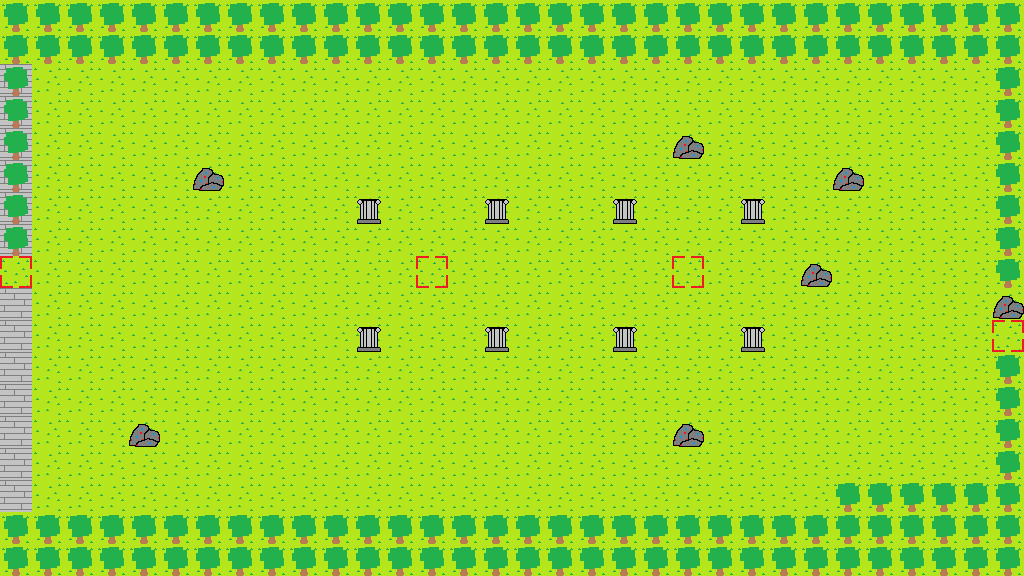

Tiled map render using the project's own tile images. Description and the map definition, with tile-layer contents summarised, below:
An orthogonal 32x18 tile map with 32x32 px tiles, 3 tile layers (Ground, Decoration, Misc) and 96 objects (71x TREE, 13x WALL, 8x COLUMN, 4x DOOR).

<map version="1.0" orientation="orthogonal" renderorder="right-down" width="32" height="18" tilewidth="32" tileheight="32" nextobjectid="1115">
 <tileset firstgid="1" name="wildtileset" tilewidth="32" tileheight="32" tilecount="26" columns="12">
  <image source="wildtileset.png" width="384" height="64" />
 </tileset>
 <layer name="Ground" width="32" height="18">
  <data>[576 cells, 576 non-empty, 1 distinct tile ids]</data>
 </layer>
 <layer name="Decoration" width="32" height="18">
  <data>[576 cells, 96 non-empty, 5 distinct tile ids]</data>
 </layer>
 <objectgroup name="Collision" visible="0">
  <object id="669" name="wilderness_west;950;256" type="DOOR" x="0" y="256" width="31.5" height="31.5">
   <properties>
    <property name="isImmobile" type="bool" value="true" />
   </properties>
  </object>
  <object id="670" name="arena;1000;250" type="DOOR" x="416" y="256" width="31.5" height="31.5">
   <properties>
    <property name="isImmobile" type="bool" value="true" />
   </properties>
  </object>
  <object id="671" name="wilderness_east;80;300" type="DOOR" x="992" y="320" width="31.5" height="31.5">
   <properties>
    <property name="isImmobile" type="bool" value="true" />
   </properties>
  </object>
  <object id="1018" name="Wall" type="WALL" x="0" y="65" width="32" height="32" />
  <object id="1019" name="Wall" type="WALL" x="0" y="97" width="32" height="32" />
  <object id="1020" name="Wall" type="WALL" x="0" y="129" width="32" height="32" />
  <object id="1021" name="Wall" type="WALL" x="0" y="161" width="32" height="32" />
  <object id="1022" name="Wall" type="WALL" x="0" y="193" width="32" height="32" />
  <object id="1023" name="Wall" type="WALL" x="0" y="225" width="32" height="32" />
  <object id="1024" name="Wall" type="WALL" x="0" y="289" width="32" height="32" />
  <object id="1025" name="Wall" type="WALL" x="0" y="321" width="32" height="32" />
  <object id="1026" name="Wall" type="WALL" x="0" y="353" width="32" height="32" />
  <object id="1027" name="Wall" type="WALL" x="0" y="385" width="32" height="32" />
  <object id="1028" name="Wall" type="WALL" x="0" y="417" width="32" height="32" />
  <object id="1029" name="Wall" type="WALL" x="0" y="449" width="32" height="32" />
  <object id="1030" name="Wall" type="WALL" x="0" y="481" width="32" height="32" />
  <object id="1035" name="Tree" type="TREE" x="0" y="31" width="32" height="32" />
  <object id="1036" name="Tree" type="TREE" x="32" y="31" width="32" height="32" />
  <object id="1037" name="Tree" type="TREE" x="64" y="31" width="32" height="32" />
  <object id="1038" name="Tree" type="TREE" x="96" y="31" width="32" height="32" />
  <object id="1039" name="Tree" type="TREE" x="128" y="31" width="32" height="32" />
  <object id="1040" name="Tree" type="TREE" x="160" y="31" width="32" height="32" />
  <object id="1041" name="Tree" type="TREE" x="192" y="31" width="32" height="32" />
  <object id="1042" name="Tree" type="TREE" x="224" y="31" width="32" height="32" />
  <object id="1043" name="Tree" type="TREE" x="256" y="31" width="32" height="32" />
  <object id="1044" name="Tree" type="TREE" x="288" y="31" width="32" height="32" />
  <object id="1045" name="Tree" type="TREE" x="320" y="31" width="32" height="32" />
  <object id="1046" name="Tree" type="TREE" x="352" y="31" width="32" height="32" />
  <object id="1047" name="Tree" type="TREE" x="384" y="31" width="32" height="32" />
  <object id="1048" name="Tree" type="TREE" x="416" y="31" width="32" height="32" />
  <object id="1049" name="Tree" type="TREE" x="448" y="31" width="32" height="32" />
  <object id="1050" name="Tree" type="TREE" x="480" y="31" width="32" height="32" />
  <object id="1051" name="Tree" type="TREE" x="512" y="31" width="32" height="32" />
  <object id="1052" name="Tree" type="TREE" x="544" y="31" width="32" height="32" />
  <object id="1053" name="Tree" type="TREE" x="576" y="31" width="32" height="32" />
  <object id="1054" name="Tree" type="TREE" x="608" y="31" width="32" height="32" />
  <object id="1055" name="Tree" type="TREE" x="640" y="31" width="32" height="32" />
  <object id="1056" name="Tree" type="TREE" x="672" y="31" width="32" height="32" />
  <object id="1057" name="Tree" type="TREE" x="704" y="31" width="32" height="32" />
  <object id="1058" name="Tree" type="TREE" x="736" y="31" width="32" height="32" />
  <object id="1059" name="Tree" type="TREE" x="768" y="31" width="32" height="32" />
  <object id="1060" name="Tree" type="TREE" x="800" y="31" width="32" height="32" />
  <object id="1061" name="Tree" type="TREE" x="832" y="31" width="32" height="32" />
  <object id="1062" name="Tree" type="TREE" x="864" y="31" width="32" height="32" />
  <object id="1063" name="Tree" type="TREE" x="896" y="31" width="32" height="32" />
  <object id="1064" name="Tree" type="TREE" x="928" y="31" width="32" height="32" />
  <object id="1065" name="Tree" type="TREE" x="960" y="31" width="32" height="32" />
  <object id="1066" name="Tree" type="TREE" x="992" y="31" width="32" height="32" />
  <object id="1067" name="Tree" type="TREE" x="672" y="127" width="32" height="32" />
  <object id="1068" name="Tree" type="TREE" x="192" y="159" width="32" height="32" />
  <object id="1069" name="Tree" type="TREE" x="832" y="159" width="32" height="32" />
  <object id="1070" name="Tree" type="TREE" x="800" y="255" width="32" height="32" />
  <object id="1071" name="Tree" type="TREE" x="128" y="415" width="32" height="32" />
  <object id="1072" name="Tree" type="TREE" x="672" y="415" width="32" height="32" />
  <object id="1073" name="Tree" type="TREE" x="832" y="479" width="32" height="32" />
  <object id="1074" name="Tree" type="TREE" x="864" y="479" width="32" height="32" />
  <object id="1075" name="Tree" type="TREE" x="896" y="479" width="32" height="32" />
  <object id="1076" name="Tree" type="TREE" x="928" y="479" width="32" height="32" />
  <object id="1077" name="Tree" type="TREE" x="960" y="479" width="32" height="32" />
  <object id="1078" name="Tree" type="TREE" x="992" y="479" width="32" height="32" />
  <object id="1079" name="Tree" type="TREE" x="0" y="511" width="32" height="32" />
  <object id="1080" name="Tree" type="TREE" x="32" y="511" width="32" height="32" />
  <object id="1081" name="Tree" type="TREE" x="64" y="511" width="32" height="32" />
  <object id="1082" name="Tree" type="TREE" x="96" y="511" width="32" height="32" />
  <object id="1083" name="Tree" type="TREE" x="128" y="511" width="32" height="32" />
  <object id="1084" name="Tree" type="TREE" x="160" y="511" width="32" height="32" />
  <object id="1085" name="Tree" type="TREE" x="192" y="511" width="32" height="32" />
  <object id="1086" name="Tree" type="TREE" x="224" y="511" width="32" height="32" />
  <object id="1087" name="Tree" type="TREE" x="256" y="511" width="32" height="32" />
  <object id="1088" name="Tree" type="TREE" x="288" y="511" width="32" height="32" />
  <object id="1089" name="Tree" type="TREE" x="320" y="511" width="32" height="32" />
  <object id="1090" name="Tree" type="TREE" x="352" y="511" width="32" height="32" />
  <object id="1091" name="Tree" type="TREE" x="384" y="511" width="32" height="32" />
  <object id="1092" name="Tree" type="TREE" x="416" y="511" width="32" height="32" />
  <object id="1093" name="Tree" type="TREE" x="448" y="511" width="32" height="32" />
  <object id="1094" name="Tree" type="TREE" x="480" y="511" width="32" height="32" />
  <object id="1095" name="Tree" type="TREE" x="512" y="511" width="32" height="32" />
  <object id="1096" name="Tree" type="TREE" x="544" y="511" width="32" height="32" />
  <object id="1097" name="Tree" type="TREE" x="576" y="511" width="32" height="32" />
  <object id="1098" name="Tree" type="TREE" x="608" y="511" width="32" height="32" />
  </objectgroup>
 <layer name="Misc" width="32" height="18">
  <data>[576 cells, 88 non-empty, 2 distinct tile ids]</data>
 </layer>
</map>
<!-- 16 of 96 objects omitted -->
